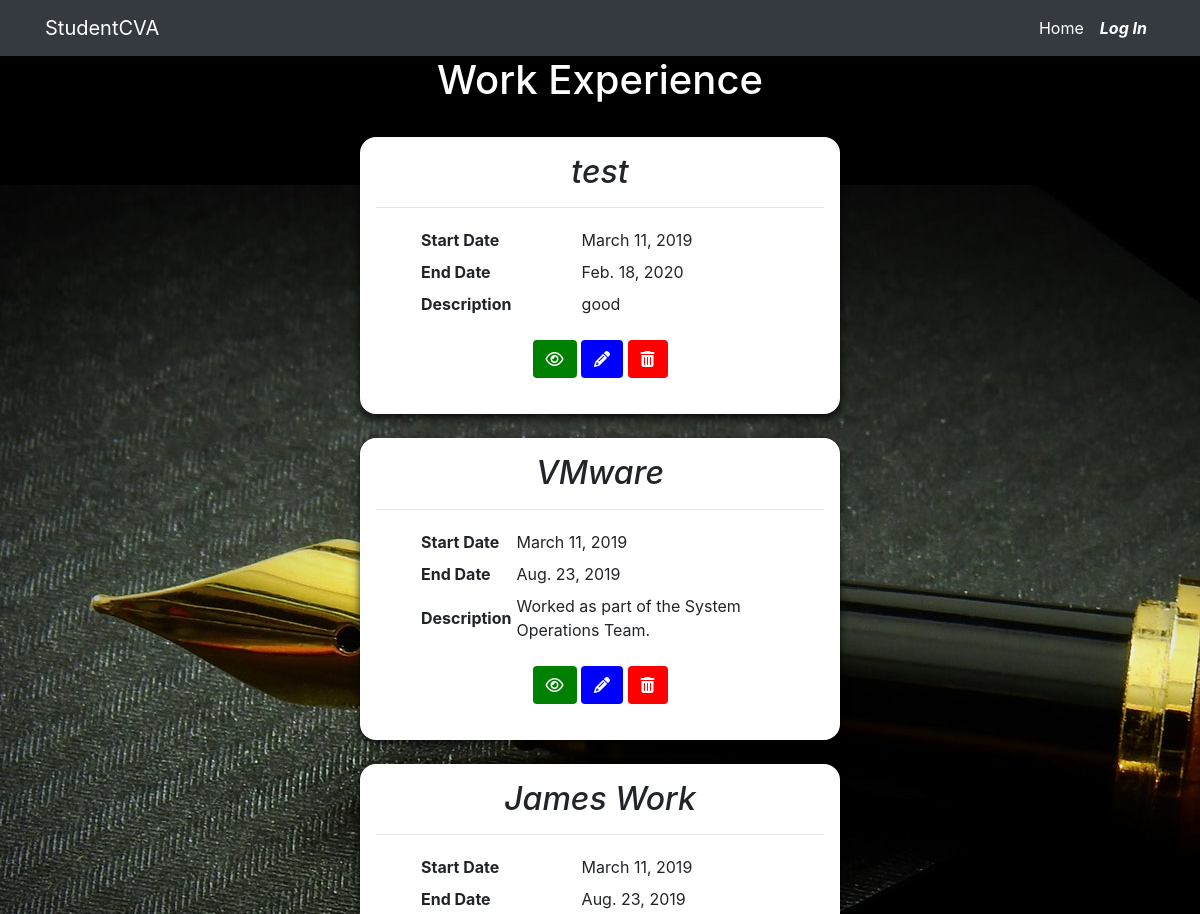
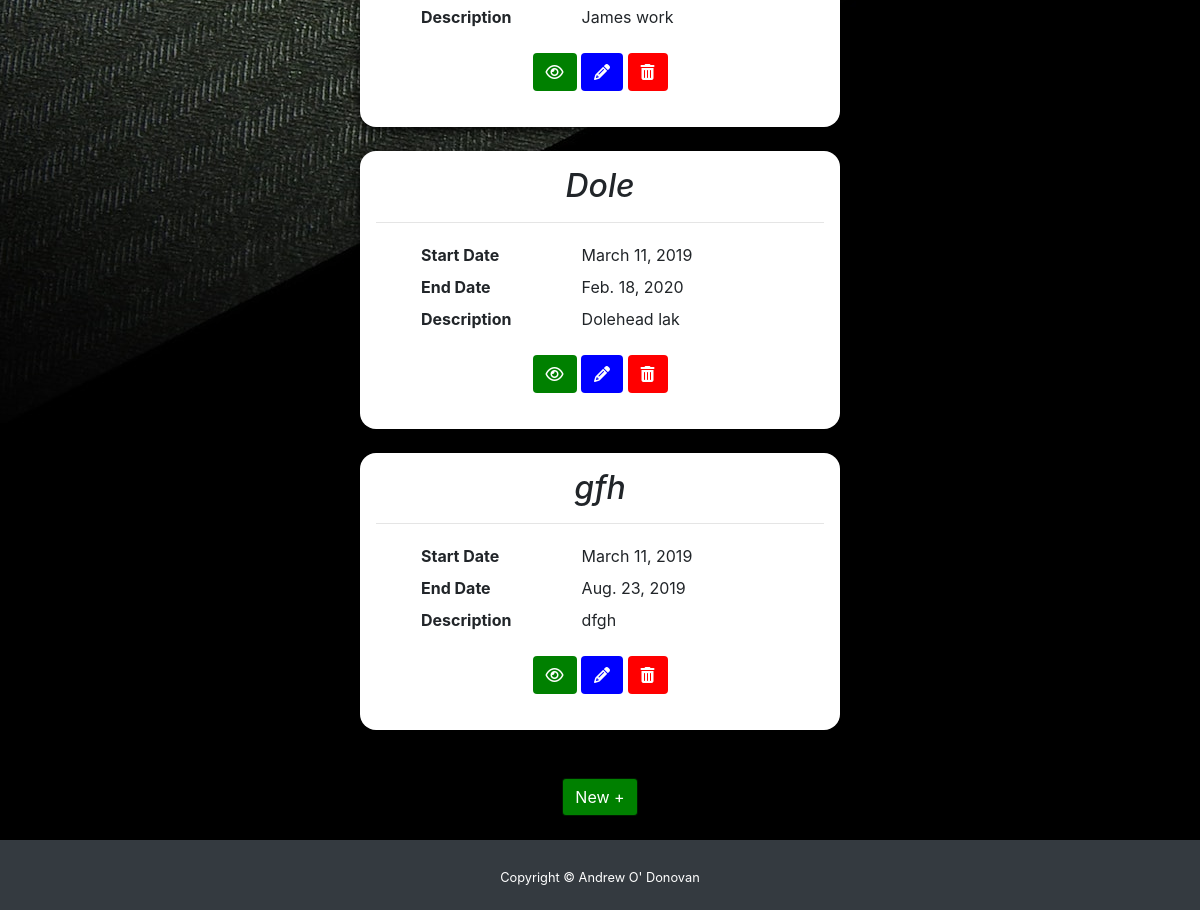
/workexperience/, run on the app's committed database (2 pictures, top to bottom).
### pages/models.py (models this page shows, shortened)
class WorkExperience(models.Model):
    user = models.ForeignKey(CustomUser, on_delete=models.CASCADE, related_name='WorkExperienceUser')
    EmployerName = models.CharField(verbose_name=_('Employer'), max_length=100, default=None)
    EmployerStartDate = models.DateField(verbose_name=_('Employer Start Date'), default=None)
    EmployerEndDate = models.DateField(verbose_name=_('Employer End Date'), default=None)
    EmployerDesc = models.CharField(verbose_name=_('Employer Description'), max_length=250, default=None)

### workexperience/views.py (the view)
# urls.py: path('', views.WorkExperienceList.as_view(), name='WorkExperience_list'),
class WorkExperienceList(ListView):
    model = WorkExperience
    def get_queryset(self):
        user_ids = CustomUser.objects.filter(username=self.request.user).values_list('id', flat=True)
        if user_ids:
            for uid in user_ids:
                return WorkExperience.objects.filter(user__id=uid)
        else:
            return WorkExperience.objects.all()

### templates/pages/WorkExperience_list.html (shortened to what this page needs)
{% extends 'base.html' %}
{% block content %}
<div class="cv-container">
    <div class="CvContent">
    <h1 class="text-center cv-h1">Work Experience</h1>
        <hr />
    {% for work in object_list %}
    <div class="CvTable">
        <h2 class="text-center font-italic">{{ work.EmployerName }}</h2>
        <hr />
        <table>
            <tr>
                <th>Start Date</th>
                <td>{{ work.EmployerStartDate }}</td>
            </tr>
            <tr>
                <th>End Date</th>
                <td>{{ work.EmployerEndDate }}</td>
            </tr>
            <tr>
                <th>Description</th>
                <td>{{ work.EmployerDesc }}</td>
            </tr>
            <tr>
                <td colspan="2">
                    <div class="form-button-container">
                        <a class="form-button btn" id="view" href="{% url "WorkExperience_view" work.id %}"><i class="fa fa-eye" aria-hidden="true"></i></a>
                        <a class="form-button btn" id="edit" href="{% url "WorkExperience_edit" work.id %}"><i class="fa fa-pencil" aria-hidden="true"></i></a>
                        <a class="form-button btn" id="delete" href="{% url "WorkExperience_delete" work.id %}"><i class="fa fa-trash" aria-hidden="true"></i></a>
                    </div>
                </td>
            </tr>
          </table>
        </div>
        <br />
        {% endfor %}
        <br />
        <div class="text-center"><a class="add-new btn" id="add-new" href="{% url 'WorkExperience_new' %}">New +</a></div>
        <br />
    </div>
</div>
{% endblock %}

### data on the page
WorkExperience: EmployerName "test", EmployerStartDate "March 11, 2019", EmployerEndDate "Feb. 18, 2020", EmployerDesc "good"
WorkExperience: EmployerName "VMware", EmployerStartDate "March 11, 2019", EmployerEndDate "Aug. 23, 2019", EmployerDesc "Worked as part of the System Operations Team."
WorkExperience: EmployerName "James Work", EmployerStartDate "March 11, 2019", EmployerEndDate "Aug. 23, 2019", EmployerDesc "James work"
WorkExperience: EmployerName "Dole", EmployerStartDate "March 11, 2019", EmployerEndDate "Feb. 18, 2020", EmployerDesc "Dolehead lak"
WorkExperience: EmployerName "gfh", EmployerStartDate "March 11, 2019", EmployerEndDate "Aug. 23, 2019", EmployerDesc "dfgh"
